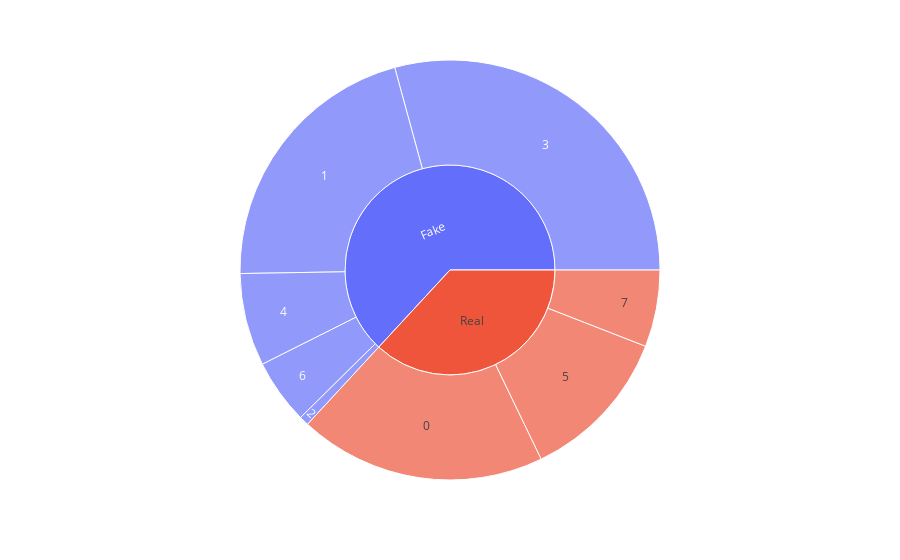

Notebook code cell kept with this figure:
### Code cell
fig = px.sunburst(df, path=['label', 'type'])
fig.show()

### Figure 1 — Plotly figure (JSON) as saved in the notebook; plotly's stock layout.template omitted (floating-point values rounded to 4 significant figures)
{"data": [{"branchvalues": "total", "domain": {"x": [0, 1], "y": [0, 1]}, "hovertemplate": "labels=%{label}<br>count=%{value}<br>parent=%{parent}<br>id=%{id}<extra></extra>", "ids": ["Real/0", "Fake/1", "Fake/2", "Fake/3", "Fake/4", "Real/5", "Fake/6", "Real/7", "Fake", "Real"], "labels": ["0", "1", "2", "3", "4", "5", "6", "7", "Fake", "Real"], "name": "", "parents": ["Real", "Fake", "Fake", "Fake", "Fake", "Real", "Fake", "Real", "", ""], "values": [389, 430, 15, 598, 146, 244, 102, 121, 1291, 754], "type": "sunburst"}], "layout": {"legend": {"tracegroupgap": 0}, "margin": {"t": 60}}}
